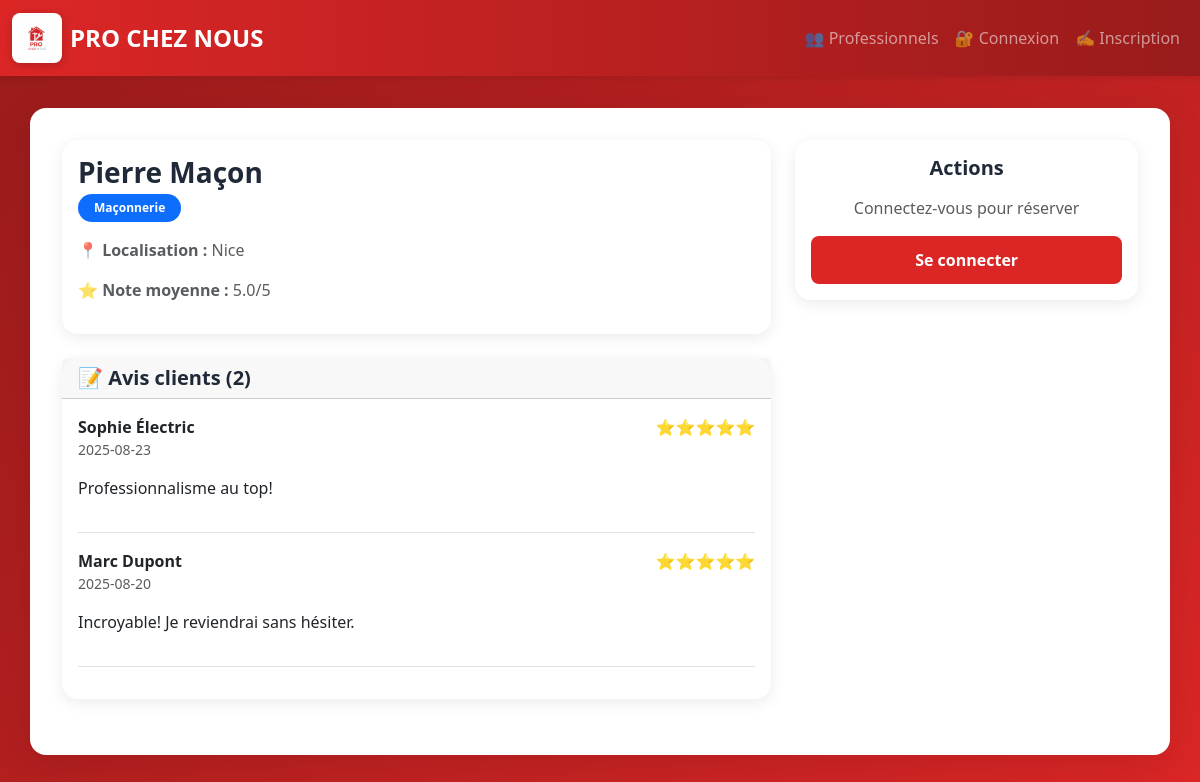
Page /profil/5 on the earlier database version.
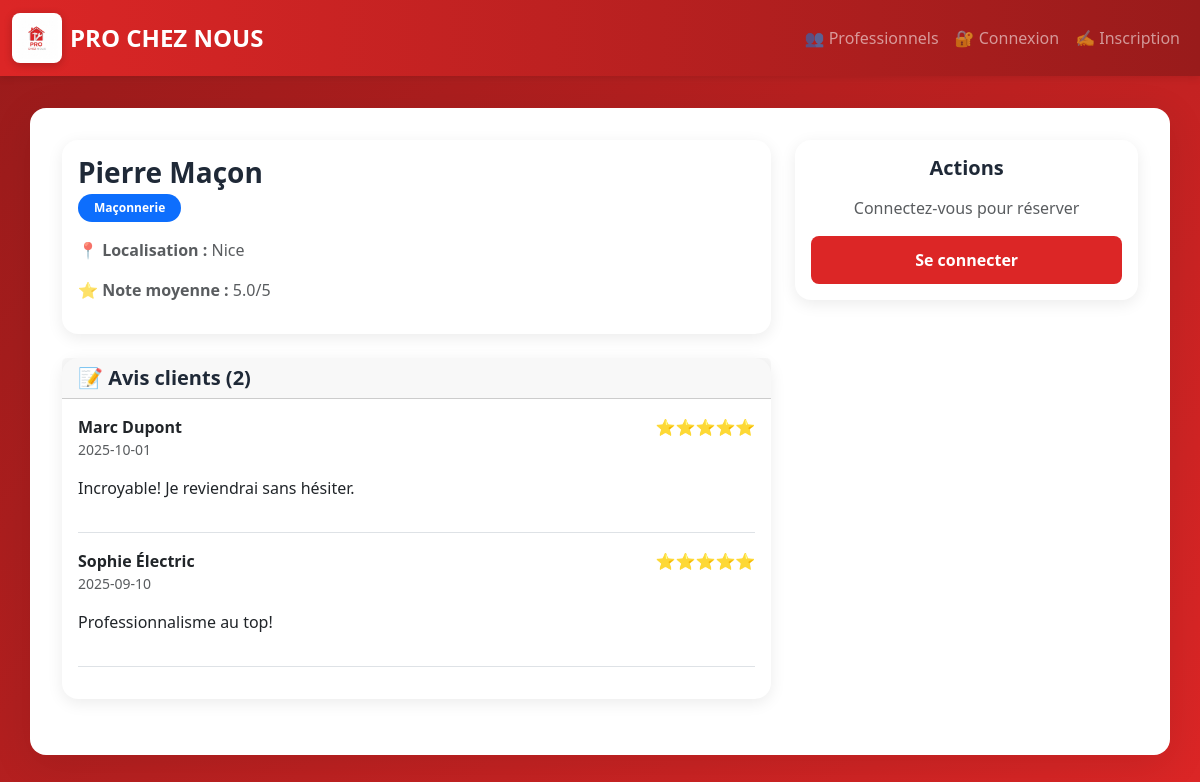
Same page on the later database version.
### tables this page shows
CREATE TABLE users (
            id INTEGER PRIMARY KEY,
            name TEXT,
            email TEXT UNIQUE,
            password TEXT,
            role TEXT,
            localisation TEXT,
            categorie TEXT,
            plan TEXT DEFAULT 'gratuit'
        , statut_verification TEXT DEFAULT "non_verifie", latitude REAL, longitude REAL, phone TEXT);

CREATE TABLE avis (
            id INTEGER PRIMARY KEY,
            pro_id INTEGER,
            client_id INTEGER,
            note INTEGER,
            commentaire TEXT,
            date TEXT,
            FOREIGN KEY(pro_id) REFERENCES users(id),
            FOREIGN KEY(client_id) REFERENCES users(id)
        );

### app.py (the view)
@app.route('/profil/<int:pro_id>')
def profil(pro_id):
    conn = get_db()
    pro = conn.execute('SELECT * FROM users WHERE id = ? AND role = ?', (pro_id, 'pro')).fetchone()
    if not pro:
        flash('Professionnel introuvable', 'error')
        return redirect(url_for('view_professionals'))
    profil_enrichi = conn.execute('SELECT * FROM profils_pro WHERE pro_id = ?', (pro_id,)).fetchone()
    avis = conn.execute('''
        SELECT a.*, u.name as client_name FROM avis a
        JOIN users u ON a.client_id = u.id
        WHERE a.pro_id = ? ORDER BY a.date DESC
    ''', (pro_id,)).fetchall()
    note_moyenne = conn.execute('SELECT AVG(note) as moyenne FROM avis WHERE pro_id = ?', (pro_id,)).fetchone()
    is_favori = False
    if 'user_id' in session:
        favori = conn.execute('SELECT * FROM favoris WHERE client_id = ? AND pro_id = ?',
                            (session['user_id'], pro_id)).fetchone()
        is_favori = favori is not None
    return render_template('profil.html', pro=pro, profil=profil_enrichi, avis=avis,
                         note_moyenne=note_moyenne, is_favori=is_favori)

### app.py (called while the page is built)
def get_db():
    conn = sqlite3.connect('database.db')
    conn.row_factory = sqlite3.Row
    return conn

### templates/profil.html (shortened to what this page needs)
{% extends "base.html" %}
{% block content %}
<div class="row">
    <div class="col-md-8">
        <div class="card mb-4">
            <div class="card-body">
                <div class="d-flex justify-content-between align-items-center mb-3">
                    <div>
                        <h3 class="mb-1">
                            {{ pro.name }}
                        </h3>
                        <span class="badge bg-primary me-2">{{ pro.categorie }}</span>
                    </div>
                </div>
                {% if pro.localisation %}
                <p class="text-muted"><strong>📍 Localisation :</strong> {{ pro.localisation }}</p>
                {% endif %}
                {% if note_moyenne and note_moyenne['moyenne'] %}
                <p class="text-muted"><strong>⭐ Note moyenne :</strong> {{ "%.1f"|format(note_moyenne['moyenne']) }}/5</p>
                {% endif %}
            </div>
        </div>
        <div class="card mb-4">
            <div class="card-header">
                <h5 class="mb-0">📝 Avis clients ({{ avis|length }})</h5>
            </div>
            <div class="card-body">
                {% if avis %}
                    {% for avis_item in avis %}
                    <div class="border-bottom pb-3 mb-3">
                        <div class="d-flex justify-content-between">
                            <strong>{{ avis_item.client_name }}</strong>
                            <span class="text-warning">{{ '⭐' * avis_item.note }}</span>
                        </div>
                        <p class="text-muted small">{{ avis_item.date }}</p>
                        {% if avis_item.commentaire %}
                        <p>{{ avis_item.commentaire }}</p>
                        {% endif %}
                    </div>
                    {% endfor %}
                {% else %}
                <p class="text-muted">Aucun avis pour le moment.</p>
                {% endif %}
            </div>
        </div>
    </div>
    <div class="col-md-4">
        <div class="card mb-3">
            <div class="card-body text-center">
                <h5 class="mb-3">Actions</h5>
                {% if session.user_id and session.role == 'user' %}
                <a href="{{ url_for('book', pro_id=pro.id) }}" class="btn btn-danger w-100 mb-2">
                    📅 Réserver un rendez-vous
                </a>
                <a href="{{ url_for('send_message', dest_id=pro.id) }}" class="btn btn-primary w-100 mb-2">
                    💬 Envoyer un message
                </a>
                <a href="{{ url_for('rate', pro_id=pro.id) }}" class="btn btn-outline-warning w-100">
                    ⭐ Laisser un avis
                </a>
                {% else %}
                <p class="text-muted">Connectez-vous pour réserver</p>
                <a href="{{ url_for('login') }}" class="btn btn-primary w-100">Se connecter</a>
                {% endif %}
            </div>
        </div>
    </div>
</div>
{% endblock %}

### templates/base.html (shortened to what this page needs)
<!DOCTYPE html>
<html lang="fr">
<head>
    <link href="https://cdn.jsdelivr.net/npm/bootstrap@5.3.0/dist/css/bootstrap.min.css" rel="stylesheet">
    <link rel="stylesheet" href="{{ url_for('static', filename='style.css') }}">
</head>
<body>
<nav class="navbar navbar-expand-lg navbar-dark">
  <div class="container-fluid">
    <a class="navbar-brand d-flex align-items-center" href="{{ url_for('index') }}">
      <img src="{{ url_for('static', filename='logo.png') }}" alt="Logo PRO CHEZ NOUS" class="logo-img me-2">
      PRO CHEZ NOUS
    </a>
    <div class="collapse navbar-collapse" id="navbarNav">
      <ul class="navbar-nav ms-auto">
        {% if 'user_id' in session %}
            <li class="nav-item"><a class="nav-link" href="{{ url_for('dashboard') }}">📊 Tableau de bord</a></li>
            {% if session.role == 'user' %}
            <li class="nav-item"><a class="nav-link" href="{{ url_for('view_professionals') }}">👥 Professionnels</a></li>
            <li class="nav-item"><a class="nav-link" href="{{ url_for('favoris') }}">⭐ Favoris</a></li>
            {% elif session.role == 'pro' %}
            <li class="nav-item"><a class="nav-link" href="{{ url_for('verification') }}">🔐 Vérification</a></li>
            {% endif %}
            <li class="nav-item"><a class="nav-link" href="{{ url_for('messages') }}">💬 Messages</a></li>
            <li class="nav-item"><a class="nav-link" href="{{ url_for('subscription') }}">💎 Abonnement</a></li>
            <li class="nav-item"><a class="nav-link" href="{{ url_for('admin_verification') }}">🔐 Admin</a></li>
            <li class="nav-item"><a class="nav-link" href="{{ url_for('logout') }}">🚪 Déconnexion</a></li>
        {% else %}
            <li class="nav-item"><a class="nav-link" href="{{ url_for('view_professionals') }}">👥 Professionnels</a></li>
            <li class="nav-item"><a class="nav-link" href="{{ url_for('login') }}">🔐 Connexion</a></li>
            <li class="nav-item"><a class="nav-link" href="{{ url_for('register') }}">✍️ Inscription</a></li>
        {% endif %}
      </ul>
    </div>
  </div>
</nav>
<div class="container">
    {% block content %}{% endblock %}
</div>
</body>
</html>

### static/style.css (style rules this page uses)
:root { --primary-color: #dc2626; --primary-dark: #991b1b; --secondary-color: #ef4444; --text-dark: #1f2937; --text-light: #6b7280; --border-color: #e5e7eb; --bg-light: #fef2f2; }
body { font-family: 'Segoe UI', Tahoma, Geneva, Verdana, sans-serif; color: var(--text-dark); background: linear-gradient(135deg, #991b1b 0%, #dc2626 100%); min-height: 100vh; }
.navbar { background: linear-gradient(90deg, var(--primary-color), var(--primary-dark)) !important; box-shadow: 0 2px 8px rgba(0,0,0,0.1); }
.navbar-brand { font-weight: 700; font-size: 1.5rem; }
.logo-img { height: 50px; width: auto; border-radius: 8px; background: white; padding: 4px; box-shadow: 0 2px 8px rgba(0,0,0,0.2); }
.container { background: white; border-radius: 16px; padding: 2rem; box-shadow: 0 10px 40px rgba(0,0,0,0.1); margin-top: 2rem; margin-bottom: 2rem; }
.btn-primary { background: var(--primary-color); border: none; padding: 0.75rem 2rem; border-radius: 8px; font-weight: 600; transition: all 0.3s ease; }
h3, h4, h5 { color: var(--text-dark); font-weight: 700; }
.card { border: none; border-radius: 16px; box-shadow: 0 4px 16px rgba(0,0,0,0.08); }
.badge { padding: 0.5rem 1rem; border-radius: 20px; font-weight: 600; }

Differences in the rows shown:
changed avis "Incroyable! Je reviendrai sans hésiter.": date "2025-08-20" → "2025-10-01"; moves up the list
changed avis "Professionnalisme au top!": date "2025-08-23" → "2025-09-10"
